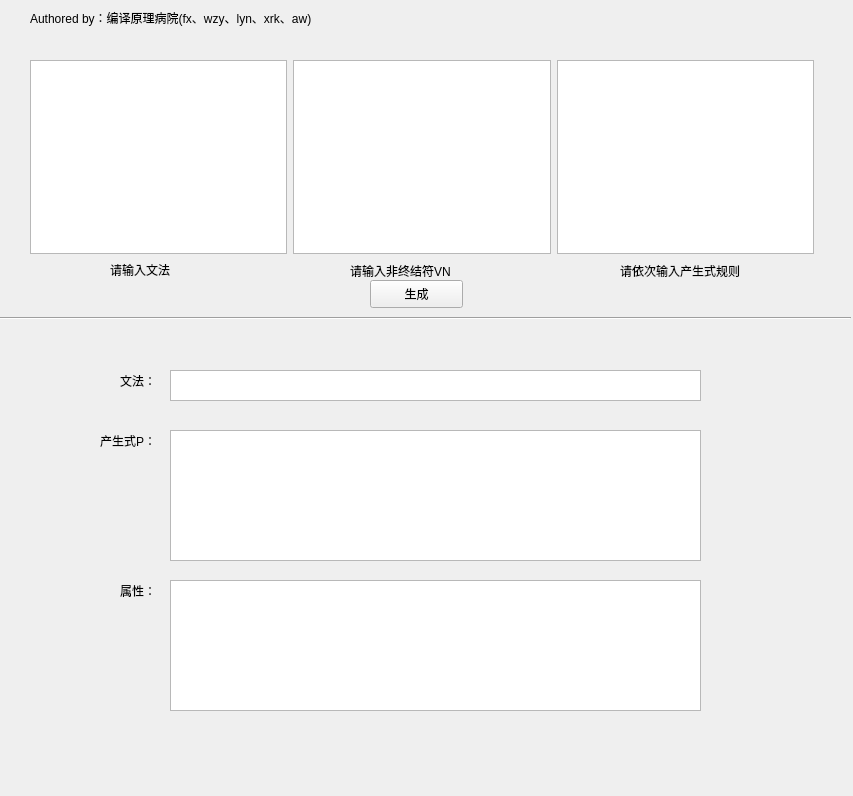
<?xml version="1.0" encoding="UTF-8"?>
<ui version="4.0">
 <class>Widget</class>
 <widget class="QWidget" name="Widget">
  <property name="geometry">
   <rect>
    <x>0</x>
    <y>0</y>
    <width>853</width>
    <height>796</height>
   </rect>
  </property>
  <property name="windowTitle">
   <string>Widget</string>
  </property>
  <widget class="QLabel" name="label">
   <property name="geometry">
    <rect>
     <x>110</x>
     <y>260</y>
     <width>81</width>
     <height>20</height>
    </rect>
   </property>
   <property name="text">
    <string>请输入文法</string>
   </property>
  </widget>
  <widget class="QLabel" name="label_2">
   <property name="geometry">
    <rect>
     <x>350</x>
     <y>260</y>
     <width>131</width>
     <height>21</height>
    </rect>
   </property>
   <property name="text">
    <string>请输入非终结符VN</string>
   </property>
  </widget>
  <widget class="QLabel" name="label_3">
   <property name="geometry">
    <rect>
     <x>620</x>
     <y>260</y>
     <width>171</width>
     <height>21</height>
    </rect>
   </property>
   <property name="text">
    <string>请依次输入产生式规则</string>
   </property>
  </widget>
  <widget class="QTextBrowser" name="GRAMMER">
   <property name="geometry">
    <rect>
     <x>170</x>
     <y>370</y>
     <width>531</width>
     <height>31</height>
    </rect>
   </property>
  </widget>
  <widget class="QPushButton" name="GeneButton">
   <property name="geometry">
    <rect>
     <x>370</x>
     <y>280</y>
     <width>93</width>
     <height>28</height>
    </rect>
   </property>
   <property name="text">
    <string>生成</string>
   </property>
  </widget>
  <widget class="QLabel" name="label_4">
   <property name="geometry">
    <rect>
     <x>120</x>
     <y>370</y>
     <width>41</width>
     <height>21</height>
    </rect>
   </property>
   <property name="text">
    <string>文法：</string>
   </property>
  </widget>
  <widget class="QLabel" name="label_5">
   <property name="geometry">
    <rect>
     <x>100</x>
     <y>430</y>
     <width>71</width>
     <height>21</height>
    </rect>
   </property>
   <property name="text">
    <string>产生式P：</string>
   </property>
  </widget>
  <widget class="QTextEdit" name="PRODUCTION">
   <property name="geometry">
    <rect>
     <x>170</x>
     <y>430</y>
     <width>531</width>
     <height>131</height>
    </rect>
   </property>
  </widget>
  <widget class="QTextEdit" name="CLASSTYPE">
   <property name="geometry">
    <rect>
     <x>170</x>
     <y>580</y>
     <width>531</width>
     <height>131</height>
    </rect>
   </property>
  </widget>
  <widget class="QLabel" name="label_6">
   <property name="geometry">
    <rect>
     <x>120</x>
     <y>580</y>
     <width>51</width>
     <height>21</height>
    </rect>
   </property>
   <property name="text">
    <string>属性：</string>
   </property>
  </widget>
  <widget class="Line" name="line">
   <property name="geometry">
    <rect>
     <x>0</x>
     <y>310</y>
     <width>851</width>
     <height>16</height>
    </rect>
   </property>
   <property name="orientation">
    <enum>Qt::Horizontal</enum>
   </property>
  </widget>
  <widget class="QWidget" name="layoutWidget">
   <property name="geometry">
    <rect>
     <x>30</x>
     <y>60</y>
     <width>784</width>
     <height>194</height>
    </rect>
   </property>
   <layout class="QHBoxLayout" name="horizontalLayout">
    <item>
     <widget class="QTextEdit" name="Grammer"/>
    </item>
    <item>
     <widget class="QTextEdit" name="VNot"/>
    </item>
    <item>
     <widget class="QTextEdit" name="Production"/>
    </item>
   </layout>
  </widget>
  <widget class="QLabel" name="label_7">
   <property name="geometry">
    <rect>
     <x>30</x>
     <y>10</y>
     <width>411</width>
     <height>16</height>
    </rect>
   </property>
   <property name="text">
    <string>Authored by：编译原理病院(fx、wzy、lyn、xrk、aw)</string>
   </property>
  </widget>
 </widget>
 <resources/>
 <connections/>
</ui>
